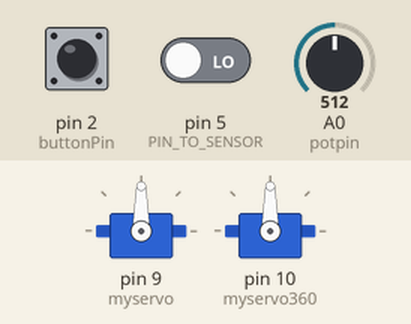
Simulated run of this sketch. Board: Arduino Uno, built with avr-gcc and run on an emulated ATmega328P. Parts: 2 × servo. The test bench sets the inputs (shaded band); at power-on: A0 (potpin) = 512, pin 2 (buttonPin) HIGH, pin 5 (PIN_TO_SENSOR) LOW.

Above: at 1.3 s.
1.4 s: A0 (potpin) set to 716
At 1.8 s:
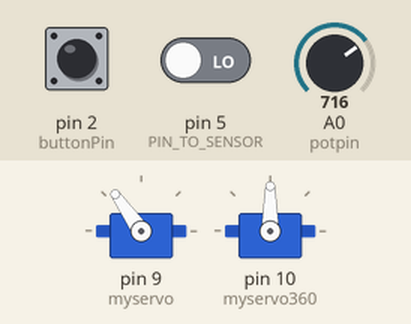
2.9 s: A0 (potpin) set to 900
At 3.3 s:
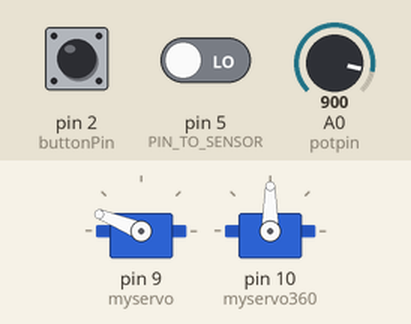
4.4 s: A0 (potpin) set to 1023
At 5.5 s:
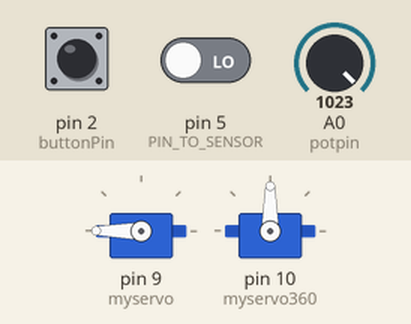
5.9 s: A0 (potpin) set to 306
At 7.0 s:
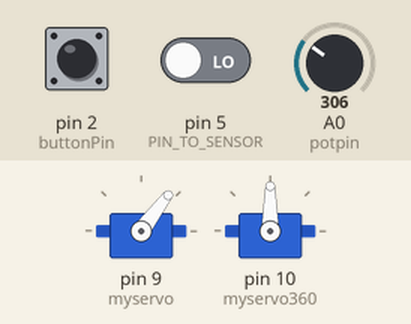
Timing chart, 0 to 8.9 s (numbered marks = the images above; inputs shaded):
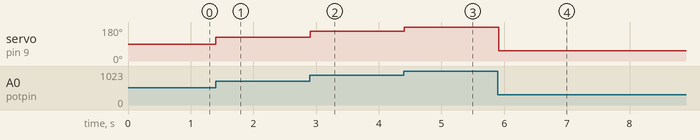

Measured:
- after the input at 1.4 s, servo on pin 9 (myservo): 90° → 125° at once
- after the input at 2.9 s, servo on pin 9 (myservo): 125° → 158° at once
- after the input at 4.4 s, servo on pin 9 (myservo): 158° → 180° at once
- after the input at 5.9 s, servo on pin 9 (myservo): 180° → 53° at once

The sketch:

two_button.ino
```cpp
#include <Servo.h>

const int buttonPin = 2; // The pin connected to the button
int buttonState = 0;     // Current state of the butto
int debug = 0;
int lastButtonState = 0;
const int PIN_TO_SENSOR = 5;   // the pin that OUTPUT pin of sensor is connected to
int pinStateCurrent   = LOW; // current state of pin
int pinStatePrevious  = LOW; // previous state of pin

Servo myservo;  // create servo object to control a servo
Servo myservo360;
int potpin = 0;  // analog pin used to connect the potentiometer
int val;    // variable to read the value from the analog pin
unsigned long touchTime = 0; // variable to store the time when the 180 servo motor is touched
boolean touched = false;

void setup() {
  pinMode(buttonPin, INPUT_PULLUP);
  Serial.begin(9600); // Initialize serial communication
  myservo.attach(9);  // attaches the servo on pin 9 to the servo object
  pinMode(PIN_TO_SENSOR, INPUT);
  myservo360.attach(10); // attaches the 360 servo on pin 10 to the servo object
}

void loop() {
  pinStatePrevious = pinStateCurrent; // store old state
  pinStateCurrent = digitalRead(PIN_TO_SENSOR);   // read new state

  if (pinStatePrevious == LOW && pinStateCurrent == HIGH) {   // pin state change: LOW -> HIGH
    Serial.println("Motion detected!");
    myservo360.write(90); // Set the angle of the 360-degree servo to 90 degrees (adjust as needed)
    delay(1000);
    touched = true;

  }
  else if (pinStatePrevious == HIGH && pinStateCurrent == LOW) {   // pin state change: HIGH -> LOW
    Serial.println("Motion stopped!");
    myservo360.write(0);  // Set the angle of the 360-degree servo to 0 degrees (adjust as needed
  }
  buttonState = digitalRead(buttonPin); // Read the state of the button
  //Serial.print("Enter Loop Button state set at ");
  //Serial.println(buttonState);
  if(buttonState != lastButtonState) {
  if (buttonState == LOW) {
      debug++;
      //Serial.print(debug);
      Serial.println("play_music"); // Send a signal to play music

    } else {
      //Serial.println("off");
    }
    delay(500); // Debounce delay
  }
  lastButtonState = buttonState;

  val = analogRead(potpin); // reads the value of the potentiometer (value between 0 and 1023)
  val = map(val, 0, 1023, 0, 180); // scale it to use it with the servo (value between 0 and 180)
  myservo.write(val);
  // sets the servo position according to the scaled value
  // Only move the 360 servo if motion is detected
  if (pinStateCurrent == HIGH) {
    if (touched && (millis() - touchTime >= 5000)) {
      myservo360.write(90); // Turn on the 360 servo motor 5 seconds after the 180 servo motor has been touched
      touched = false; // Reset the touched flag
    }
  }
  delay(15); // waits for the servo to get there
}
```
